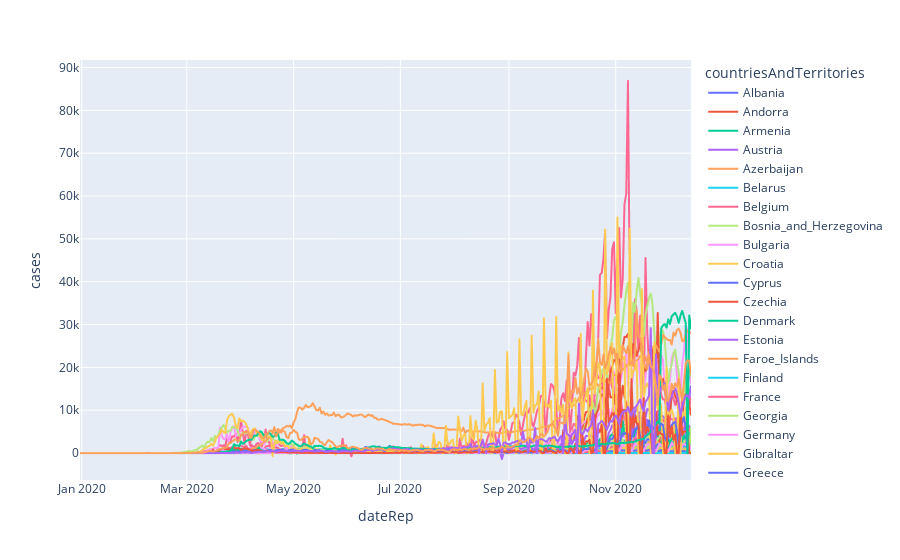

Notebook cell for this chart:
### Code cell
import plotly.express as px

fig = px.line(europe_covid_stats, x="dateRep", y="cases", color='countriesAndTerritories')
fig.show()

### Figure 1 — Plotly figure (JSON) as saved in the notebook; plotly's stock layout.template omitted (floating-point values rounded to 4 significant figures; data arrays with more than 128 entries replaced by an {"elided": "..."} marker saying what was removed)
{"data": [{"hovertemplate": "countriesAndTerritories=Albania<br>dateRep=%{x}<br>cases=%{y}<extra></extra>", "legendgroup": "Albania", "line": {"color": "#636efa", "dash": "solid"}, "marker": {"symbol": "circle"}, "mode": "lines", "name": "Albania", "showlegend": true, "x": {"elided": "281 str values"}, "xaxis": "x", "y": {"elided": "281 int values"}, "yaxis": "y", "type": "scattergl"}, {"hovertemplate": "countriesAndTerritories=Andorra<br>dateRep=%{x}<br>cases=%{y}<extra></extra>", "legendgroup": "Andorra", "line": {"color": "#EF553B", "dash": "solid"}, "marker": {"symbol": "circle"}, "mode": "lines", "name": "Andorra", "showlegend": true, "x": {"elided": "276 str values"}, "xaxis": "x", "y": {"elided": "276 int values"}, "yaxis": "y", "type": "scattergl"}, {"hovertemplate": "countriesAndTerritories=Armenia<br>dateRep=%{x}<br>cases=%{y}<extra></extra>", "legendgroup": "Armenia", "line": {"color": "#00cc96", "dash": "solid"}, "marker": {"symbol": "circle"}, "mode": "lines", "name": "Armenia", "showlegend": true, "x": {"elided": "341 str values"}, "xaxis": "x", "y": {"elided": "341 int values"}, "yaxis": "y", "type": "scattergl"}, {"hovertemplate": "countriesAndTerritories=Austria<br>dateRep=%{x}<br>cases=%{y}<extra></extra>", "legendgroup": "Austria", "line": {"color": "#ab63fa", "dash": "solid"}, "marker": {"symbol": "circle"}, "mode": "lines", "name": "Austria", "showlegend": true, "x": {"elided": "350 str values"}, "xaxis": "x", "y": {"elided": "350 int values"}, "yaxis": "y", "type": "scattergl"}, {"hovertemplate": "countriesAndTerritories=Azerbaijan<br>dateRep=%{x}<br>cases=%{y}<extra></extra>", "legendgroup": "Azerbaijan", "line": {"color": "#FFA15A", "dash": "solid"}, "marker": {"symbol": "circle"}, "mode": "lines", "name": "Azerbaijan", "showlegend": true, "x": {"elided": "343 str values"}, "xaxis": "x", "y": {"elided": "343 int values"}, "yaxis": "y", "type": "scattergl"}, {"hovertemplate": "countriesAndTerritories=Belarus<br>dateRep=%{x}<br>cases=%{y}<extra></extra>", "legendgroup": "Belarus", "line": {"color": "#19d3f3", "dash": "solid"}, "marker": {"symbol": "circle"}, "mode": "lines", "name": "Belarus", "showlegend": true, "x": {"elided": "342 str values"}, "xaxis": "x", "y": {"elided": "342 int values"}, "yaxis": "y", "type": "scattergl"}, {"hovertemplate": "countriesAndTerritories=Belgium<br>dateRep=%{x}<br>cases=%{y}<extra></extra>", "legendgroup": "Belgium", "line": {"color": "#FF6692", "dash": "solid"}, "marker": {"symbol": "circle"}, "mode": "lines", "name": "Belgium", "showlegend": true, "x": {"elided": "350 str values"}, "xaxis": "x", "y": {"elided": "350 int values"}, "yaxis": "y", "type": "scattergl"}, {"hovertemplate": "countriesAndTerritories=Bosnia_and_Herzegovina<br>dateRep=%{x}<br>cases=%{y}<extra></extra>", "legendgroup": "Bosnia_and_Herzegovina", "line": {"color": "#B6E880", "dash": "solid"}, "marker": {"symbol": "circle"}, "mode": "lines", "name": "Bosnia_and_Herzegovina", "showlegend": true, "x": {"elided": "277 str values"}, "xaxis": "x", "y": {"elided": "277 int values"}, "yaxis": "y", "type": "scattergl"}, {"hovertemplate": "countriesAndTerritories=Bulgaria<br>dateRep=%{x}<br>cases=%{y}<extra></extra>", "legendgroup": "Bulgaria", "line": {"color": "#FF97FF", "dash": "solid"}, "marker": {"symbol": "circle"}, "mode": "lines", "name": "Bulgaria", "showlegend": true, "x": {"elided": "280 str values"}, "xaxis": "x", "y": {"elided": "280 int values"}, "yaxis": "y", "type": "scattergl"}, {"hovertemplate": "countriesAndTerritories=Croatia<br>dateRep=%{x}<br>cases=%{y}<extra></extra>", "legendgroup": "Croatia", "line": {"color": "#FECB52", "dash": "solid"}, "marker": {"symbol": "circle"}, "mode": "lines", "name": "Croatia", "showlegend": true, "x": {"elided": "347 str values"}, "xaxis": "x", "y": {"elided": "347 int values"}, "yaxis": "y", "type": "scattergl"}, {"hovertemplate": "countriesAndTerritories=Cyprus<br>dateRep=%{x}<br>cases=%{y}<extra></extra>", "legendgroup": "Cyprus", "line": {"color": "#636efa", "dash": "solid"}, "marker": {"symbol": "circle"}, "mode": "lines", "name": "Cyprus", "showlegend": true, "x": {"elided": "278 str values"}, "xaxis": "x", "y": {"elided": "278 int values"}, "yaxis": "y", "type": "scattergl"}, {"hovertemplate": "countriesAndTerritories=Czechia<br>dateRep=%{x}<br>cases=%{y}<extra></extra>", "legendgroup": "Czechia", "line": {"color": "#EF553B", "dash": "solid"}, "marker": {"symbol": "circle"}, "mode": "lines", "name": "Czechia", "showlegend": true, "x": {"elided": "350 str values"}, "xaxis": "x", "y": {"elided": "350 int values"}, "yaxis": "y", "type": "scattergl"}, {"hovertemplate": "countriesAndTerritories=Denmark<br>dateRep=%{x}<br>cases=%{y}<extra></extra>", "legendgroup": "Denmark", "line": {"color": "#00cc96", "dash": "solid"}, "marker": {"symbol": "circle"}, "mode": "lines", "name": "Denmark", "showlegend": true, "x": {"elided": "350 str values"}, "xaxis": "x", "y": {"elided": "350 int values"}, "yaxis": "y", "type": "scattergl"}, {"hovertemplate": "countriesAndTerritories=Estonia<br>dateRep=%{x}<br>cases=%{y}<extra></extra>", "legendgroup": "Estonia", "line": {"color": "#ab63fa", "dash": "solid"}, "marker": {"symbol": "circle"}, "mode": "lines", "name": "Estonia", "showlegend": true, "x": {"elided": "345 str values"}, "xaxis": "x", "y": {"elided": "345 int values"}, "yaxis": "y", "type": "scattergl"}, {"hovertemplate": "countriesAndTerritories=Faroe_Islands<br>dateRep=%{x}<br>cases=%{y}<extra></extra>", "legendgroup": "Faroe_Islands", "line": {"color": "#FFA15A", "dash": "solid"}, "marker": {"symbol": "circle"}, "mode": "lines", "name": "Faroe_Islands", "showlegend": true, "x": {"elided": "284 str values"}, "xaxis": "x", "y": {"elided": "284 int values"}, "yaxis": "y", "type": "scattergl"}, {"hovertemplate": "countriesAndTerritories=Finland<br>dateRep=%{x}<br>cases=%{y}<extra></extra>", "legendgroup": "Finland", "line": {"color": "#19d3f3", "dash": "solid"}, "marker": {"symbol": "circle"}, "mode": "lines", "name": "Finland", "showlegend": true, "x": {"elided": "346 str values"}, "xaxis": "x", "y": {"elided": "346 int values"}, "yaxis": "y", "type": "scattergl"}, {"hovertemplate": "countriesAndTerritories=France<br>dateRep=%{x}<br>cases=%{y}<extra></extra>", "legendgroup": "France", "line": {"color": "#FF6692", "dash": "solid"}, "marker": {"symbol": "circle"}, "mode": "lines", "name": "France", "showlegend": true, "x": {"elided": "350 str values"}, "xaxis": "x", "y": {"elided": "350 int values"}, "yaxis": "y", "type": "scattergl"}, {"hovertemplate": "countriesAndTerritories=Georgia<br>dateRep=%{x}<br>cases=%{y}<extra></extra>", "legendgroup": "Georgia", "line": {"color": "#B6E880", "dash": "solid"}, "marker": {"symbol": "circle"}, "mode": "lines", "name": "Georgia", "showlegend": true, "x": {"elided": "347 str values"}, "xaxis": "x", "y": {"elided": "347 int values"}, "yaxis": "y", "type": "scattergl"}, {"hovertemplate": "countriesAndTerritories=Germany<br>dateRep=%{x}<br>cases=%{y}<extra></extra>", "legendgroup": "Germany", "line": {"color": "#FF97FF", "dash": "solid"}, "marker": {"symbol": "circle"}, "mode": "lines", "name": "Germany", "showlegend": true, "x": {"elided": "350 str values"}, "xaxis": "x", "y": {"elided": "350 int values"}, "yaxis": "y", "type": "scattergl"}, {"hovertemplate": "countriesAndTerritories=Gibraltar<br>dateRep=%{x}<br>cases=%{y}<extra></extra>", "legendgroup": "Gibraltar", "line": {"color": "#FECB52", "dash": "solid"}, "marker": {"symbol": "circle"}, "mode": "lines", "name": "Gibraltar", "showlegend": true, "x": {"elided": "270 str values"}, "xaxis": "x", "y": {"elided": "270 int values"}, "yaxis": "y", "type": "scattergl"}, {"hovertemplate": "countriesAndTerritories=Greece<br>dateRep=%{x}<br>cases=%{y}<extra></extra>", "legendgroup": "Greece", "line": {"color": "#636efa", "dash": "solid"}, "marker": {"symbol": "circle"}, "mode": "lines", "name": "Greece", "showlegend": true, "x": {"elided": "348 str values"}, "xaxis": "x", "y": {"elided": "348 int values"}, "yaxis": "y", "type": "scattergl"}, {"hovertemplate": "countriesAndTerritories=Guernsey<br>dateRep=%{x}<br>cases=%{y}<extra></extra>", "legendgroup": "Guernsey", "line": {"color": "#EF553B", "dash": "solid"}, "marker": {"symbol": "circle"}, "mode": "lines", "name": "Guernsey", "showlegend": true, "x": {"elided": "270 str values"}, "xaxis": "x", "y": {"elided": "270 int values"}, "yaxis": "y", "type": "scattergl"}, {"hovertemplate": "countriesAndTerritories=Holy_See<br>dateRep=%{x}<br>cases=%{y}<extra></extra>", "legendgroup": "Holy_See", "line": {"color": "#00cc96", "dash": "solid"}, "marker": {"symbol": "circle"}, "mode": "lines", "name": "Holy_See", "showlegend": true, "x": {"elided": "275 str values"}, "xaxis": "x", "y": {"elided": "275 int values"}, "yaxis": "y", "type": "scattergl"}, {"hovertemplate": "countriesAndTerritories=Hungary<br>dateRep=%{x}<br>cases=%{y}<extra></extra>", "legendgroup": "Hungary", "line": {"color": "#ab63fa", "dash": "solid"}, "marker": {"symbol": "circle"}, "mode": "lines", "name": "Hungary", "showlegend": true, "x": {"elided": "284 str values"}, "xaxis": "x", "y": {"elided": "284 int values"}, "yaxis": "y", "type": "scattergl"}, {"hovertemplate": "countriesAndTerritories=Iceland<br>dateRep=%{x}<br>cases=%{y}<extra></extra>", "legendgroup": "Iceland", "line": {"color": "#FFA15A", "dash": "solid"}, "marker": {"symbol": "circle"}, "mode": "lines", "name": "Iceland", "showlegend": true, "x": {"elided": "350 str values"}, "xaxis": "x", "y": {"elided": "350 int values"}, "yaxis": "y", "type": "scattergl"}, {"hovertemplate": "countriesAndTerritories=Ireland<br>dateRep=%{x}<br>cases=%{y}<extra></extra>", "legendgroup": "Ireland", "line": {"color": "#19d3f3", "dash": "solid"}, "marker": {"symbol": "circle"}, "mode": "lines", "name": "Ireland", "showlegend": true, "x": {"elided": "348 str values"}, "xaxis": "x", "y": {"elided": "348 int values"}, "yaxis": "y", "type": "scattergl"}, {"hovertemplate": "countriesAndTerritories=Isle_of_Man<br>dateRep=%{x}<br>cases=%{y}<extra></extra>", "legendgroup": "Isle_of_Man", "line": {"color": "#FF6692", "dash": "solid"}, "marker": {"symbol": "circle"}, "mode": "lines", "name": "Isle_of_Man", "showlegend": true, "x": {"elided": "269 str values"}, "xaxis": "x", "y": {"elided": "269 int values"}, "yaxis": "y", "type": "scattergl"}, {"hovertemplate": "countriesAndTerritories=Italy<br>dateRep=%{x}<br>cases=%{y}<extra></extra>", "legendgroup": "Italy", "line": {"color": "#B6E880", "dash": "solid"}, "marker": {"symbol": "circle"}, "mode": "lines", "name": "Italy", "showlegend": true, "x": {"elided": "350 str values"}, "xaxis": "x", "y": {"elided": "350 int values"}, "yaxis": "y", "type": "scattergl"}, {"hovertemplate": "countriesAndTerritories=Jersey<br>dateRep=%{x}<br>cases=%{y}<extra></extra>", "legendgroup": "Jersey", "line": {"color": "#FF97FF", "dash": "solid"}, "marker": {"symbol": "circle"}, "mode": "lines", "name": "Jersey", "showlegend": true, "x": {"elided": "270 str values"}, "xaxis": "x", "y": {"elided": "270 int values"}, "yaxis": "y", "type": "scattergl"}, {"hovertemplate": "countriesAndTerritories=Kosovo<br>dateRep=%{x}<br>cases=%{y}<extra></extra>", "legendgroup": "Kosovo", "line": {"color": "#FECB52", "dash": "solid"}, "marker": {"symbol": "circle"}, "mode": "lines", "name": "Kosovo", "showlegend": true, "x": {"elided": "276 str values"}, "xaxis": "x", "y": {"elided": "276 int values"}, "yaxis": "y", "type": "scattergl"}, {"hovertemplate": "countriesAndTerritories=Latvia<br>dateRep=%{x}<br>cases=%{y}<extra></extra>", "legendgroup": "Latvia", "line": {"color": "#636efa", "dash": "solid"}, "marker": {"symbol": "circle"}, "mode": "lines", "name": "Latvia", "showlegend": true, "x": {"elided": "283 str values"}, "xaxis": "x", "y": {"elided": "283 int values"}, "yaxis": "y", "type": "scattergl"}, {"hovertemplate": "countriesAndTerritories=Liechtenstein<br>dateRep=%{x}<br>cases=%{y}<extra></extra>", "legendgroup": "Liechtenstein", "line": {"color": "#EF553B", "dash": "solid"}, "marker": {"symbol": "circle"}, "mode": "lines", "name": "Liechtenstein", "showlegend": true, "x": {"elided": "279 str values"}, "xaxis": "x", "y": {"elided": "279 int values"}, "yaxis": "y", "type": "scattergl"}, {"hovertemplate": "countriesAndTerritories=Lithuania<br>dateRep=%{x}<br>cases=%{y}<extra></extra>", "legendgroup": "Lithuania", "line": {"color": "#00cc96", "dash": "solid"}, "marker": {"symbol": "circle"}, "mode": "lines", "name": "Lithuania", "showlegend": true, "x": {"elided": "341 str values"}, "xaxis": "x", "y": {"elided": "341 int values"}, "yaxis": "y", "type": "scattergl"}, {"hovertemplate": "countriesAndTerritories=Luxembourg<br>dateRep=%{x}<br>cases=%{y}<extra></extra>", "legendgroup": "Luxembourg", "line": {"color": "#ab63fa", "dash": "solid"}, "marker": {"symbol": "circle"}, "mode": "lines", "name": "Luxembourg", "showlegend": true, "x": {"elided": "343 str values"}, "xaxis": "x", "y": {"elided": "343 int values"}, "yaxis": "y", "type": "scattergl"}, {"hovertemplate": "countriesAndTerritories=Malta<br>dateRep=%{x}<br>cases=%{y}<extra></extra>", "legendgroup": "Malta", "line": {"color": "#FFA15A", "dash": "solid"}, "marker": {"symbol": "circle"}, "mode": "lines", "name": "Malta", "showlegend": true, "x": {"elided": "283 str values"}, "xaxis": "x", "y": {"elided": "283 int values"}, "yaxis": "y", "type": "scattergl"}, {"hovertemplate": "countriesAndTerritories=Moldova<br>dateRep=%{x}<br>cases=%{y}<extra></extra>", "legendgroup": "Moldova", "line": {"color": "#19d3f3", "dash": "solid"}, "marker": {"symbol": "circle"}, "mode": "lines", "name": "Moldova", "showlegend": true, "x": {"elided": "280 str values"}, "xaxis": "x", "y": {"elided": "280 int values"}, "yaxis": "y", "type": "scattergl"}, {"hovertemplate": "countriesAndTerritories=Monaco<br>dateRep=%{x}<br>cases=%{y}<extra></extra>", "legendgroup": "Monaco", "line": {"color": "#FF6692", "dash": "solid"}, "marker": {"symbol": "circle"}, "mode": "lines", "name": "Monaco", "showlegend": true, "x": {"elided": "338 str values"}, "xaxis": "x", "y": {"elided": "338 int values"}, "yaxis": "y", "type": "scattergl"}, {"hovertemplate": "countriesAndTerritories=Montenegro<br>dateRep=%{x}<br>cases=%{y}<extra></extra>", "legendgroup": "Montenegro", "line": {"color": "#B6E880", "dash": "solid"}, "marker": {"symbol": "circle"}, "mode": "lines", "name": "Montenegro", "showlegend": true, "x": {"elided": "272 str values"}, "xaxis": "x", "y": {"elided": "272 int values"}, "yaxis": "y", "type": "scattergl"}, {"hovertemplate": "countriesAndTerritories=Netherlands<br>dateRep=%{x}<br>cases=%{y}<extra></extra>", "legendgroup": "Netherlands", "line": {"color": "#FF97FF", "dash": "solid"}, "marker": {"symbol": "circle"}, "mode": "lines", "name": "Netherlands", "showlegend": true, "x": {"elided": "350 str values"}, "xaxis": "x", "y": {"elided": "350 int values"}, "yaxis": "y", "type": "scattergl"}, {"hovertemplate": "countriesAndTerritories=North_Macedonia<br>dateRep=%{x}<br>cases=%{y}<extra></extra>", "legendgroup": "North_Macedonia", "line": {"color": "#FECB52", "dash": "solid"}, "marker": {"symbol": "circle"}, "mode": "lines", "name": "North_Macedonia", "showlegend": true, "x": {"elided": "341 str values"}, "xaxis": "x", "y": {"elided": "341 int values"}, "yaxis": "y", "type": "scattergl"}, {"hovertemplate": "countriesAndTerritories=Norway<br>dateRep=%{x}<br>cases=%{y}<extra></extra>", "legendgroup": "Norway", "line": {"color": "#636efa", "dash": "solid"}, "marker": {"symbol": "circle"}, "mode": "lines", "name": "Norway", "showlegend": true, "x": {"elided": "350 str values"}, "xaxis": "x", "y": {"elided": "350 int values"}, "yaxis": "y", "type": "scattergl"}, {"hovertemplate": "countriesAndTerritories=Poland<br>dateRep=%{x}<br>cases=%{y}<extra></extra>", "legendgroup": "Poland", "line": {"color": "#EF553B", "dash": "solid"}, "marker": {"symbol": "circle"}, "mode": "lines", "name": "Poland", "showlegend": true, "x": {"elided": "284 str values"}, "xaxis": "x", "y": {"elided": "284 int values"}, "yaxis": "y", "type": "scattergl"}, {"hovertemplate": "countriesAndTerritories=Portugal<br>dateRep=%{x}<br>cases=%{y}<extra></extra>", "legendgroup": "Portugal", "line": {"color": "#00cc96", "dash": "solid"}, "marker": {"symbol": "circle"}, "mode": "lines", "name": "Portugal", "showlegend": true, "x": {"elided": "287 str values"}, "xaxis": "x", "y": {"elided": "287 int values"}, "yaxis": "y", "type": "scattergl"}, {"hovertemplate": "countriesAndTerritories=Romania<br>dateRep=%{x}<br>cases=%{y}<extra></extra>", "legendgroup": "Romania", "line": {"color": "#ab63fa", "dash": "solid"}, "marker": {"symbol": "circle"}, "mode": "lines", "name": "Romania", "showlegend": true, "x": {"elided": "348 str values"}, "xaxis": "x", "y": {"elided": "348 int values"}, "yaxis": "y", "type": "scattergl"}, {"hovertemplate": "countriesAndTerritories=Russia<br>dateRep=%{x}<br>cases=%{y}<extra></extra>", "legendgroup": "Russia", "line": {"color": "#FFA15A", "dash": "solid"}, "marker": {"symbol": "circle"}, "mode": "lines", "name": "Russia", "showlegend": true, "x": {"elided": "350 str values"}, "xaxis": "x", "y": {"elided": "350 int values"}, "yaxis": "y", "type": "scattergl"}, {"hovertemplate": "countriesAndTerritories=San_Marino<br>dateRep=%{x}<br>cases=%{y}<extra></extra>", "legendgroup": "San_Marino", "line": {"color": "#19d3f3", "dash": "solid"}, "marker": {"symbol": "circle"}, "mode": "lines", "name": "San_Marino", "showlegend": true, "x": {"elided": "349 str values"}, "xaxis": "x", "y": {"elided": "349 int values"}, "yaxis": "y", "type": "scattergl"}, {"hovertemplate": "countriesAndTerritories=Serbia<br>dateRep=%{x}<br>cases=%{y}<extra></extra>", "legendgroup": "Serbia", "line": {"color": "#FF6692", "dash": "solid"}, "marker": {"symbol": "circle"}, "mode": "lines", "name": "Serbia", "showlegend": true, "x": {"elided": "280 str values"}, "xaxis": "x", "y": {"elided": "280 int values"}, "yaxis": "y", "type": "scattergl"}, {"hovertemplate": "countriesAndTerritories=Slovakia<br>dateRep=%{x}<br>cases=%{y}<extra></extra>", "legendgroup": "Slovakia", "line": {"color": "#B6E880", "dash": "solid"}, "marker": {"symbol": "circle"}, "mode": "lines", "name": "Slovakia", "showlegend": true, "x": {"elided": "282 str values"}, "xaxis": "x", "y": {"elided": "282 int values"}, "yaxis": "y", "type": "scattergl"}, {"hovertemplate": "countriesAndTerritories=Slovenia<br>dateRep=%{x}<br>cases=%{y}<extra></extra>", "legendgroup": "Slovenia", "line": {"color": "#FF97FF", "dash": "solid"}, "marker": {"symbol": "circle"}, "mode": "lines", "name": "Slovenia", "showlegend": true, "x": {"elided": "284 str values"}, "xaxis": "x", "y": {"elided": "284 int values"}, "yaxis": "y", "type": "scattergl"}, {"hovertemplate": "countriesAndTerritories=Spain<br>dateRep=%{x}<br>cases=%{y}<extra></extra>", "legendgroup": "Spain", "line": {"color": "#FECB52", "dash": "solid"}, "marker": {"symbol": "circle"}, "mode": "lines", "name": "Spain", "showlegend": true, "x": {"elided": "349 str values"}, "xaxis": "x", "y": {"elided": "349 int values"}, "yaxis": "y", "type": "scattergl"}, {"hovertemplate": "countriesAndTerritories=Sweden<br>dateRep=%{x}<br>cases=%{y}<extra></extra>", "legendgroup": "Sweden", "line": {"color": "#636efa", "dash": "solid"}, "marker": {"symbol": "circle"}, "mode": "lines", "name": "Sweden", "showlegend": true, "x": {"elided": "350 str values"}, "xaxis": "x", "y": {"elided": "350 int values"}, "yaxis": "y", "type": "scattergl"}, {"hovertemplate": "countriesAndTerritories=Switzerland<br>dateRep=%{x}<br>cases=%{y}<extra></extra>", "legendgroup": "Switzerland", "line": {"color": "#EF553B", "dash": "solid"}, "marker": {"symbol": "circle"}, "mode": "lines", "name": "Switzerland", "showlegend": true, "x": {"elided": "350 str values"}, "xaxis": "x", "y": {"elided": "350 int values"}, "yaxis": "y", "type": "scattergl"}, {"hovertemplate": "countriesAndTerritories=Turkey<br>dateRep=%{x}<br>cases=%{y}<extra></extra>", "legendgroup": "Turkey", "line": {"color": "#00cc96", "dash": "solid"}, "marker": {"symbol": "circle"}, "mode": "lines", "name": "Turkey", "showlegend": true, "x": {"elided": "276 str values"}, "xaxis": "x", "y": {"elided": "276 int values"}, "yaxis": "y", "type": "scattergl"}, {"hovertemplate": "countriesAndTerritories=Ukraine<br>dateRep=%{x}<br>cases=%{y}<extra></extra>", "legendgroup": "Ukraine", "line": {"color": "#ab63fa", "dash": "solid"}, "marker": {"symbol": "circle"}, "mode": "lines", "name": "Ukraine", "showlegend": true, "x": {"elided": "276 str values"}, "xaxis": "x", "y": {"elided": "276 int values"}, "yaxis": "y", "type": "scattergl"}, {"hovertemplate": "countriesAndTerritories=United_Kingdom<br>dateRep=%{x}<br>cases=%{y}<extra></extra>", "legendgroup": "United_Kingdom", "line": {"color": "#FFA15A", "dash": "solid"}, "marker": {"symbol": "circle"}, "mode": "lines", "name": "United_Kingdom", "showlegend": true, "x": {"elided": "350 str values"}, "xaxis": "x", "y": {"elided": "350 int values"}, "yaxis": "y", "type": "scattergl"}], "layout": {"xaxis": {"anchor": "y", "domain": [0.0, 1.0], "title": {"text": "dateRep"}}, "yaxis": {"anchor": "x", "domain": [0.0, 1.0], "title": {"text": "cases"}}, "legend": {"title": {"text": "countriesAndTerritories"}, "tracegroupgap": 0}, "margin": {"t": 60}}}
